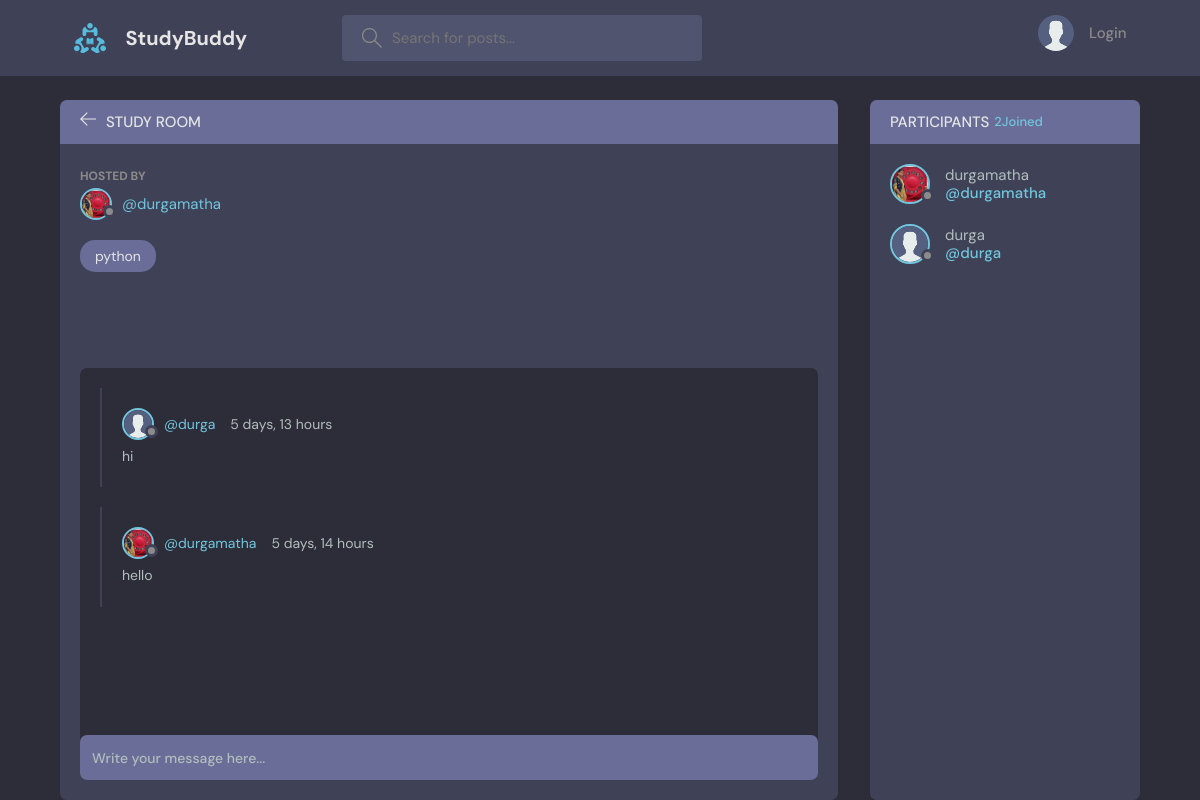
The page /room/1/ on the database its author committed.
### base/models.py (models this page shows, shortened)
class Room(models.Model):
    host=models.ForeignKey(User,on_delete=models.SET_NULL,null=True)
    topic=models.ForeignKey(Topic ,on_delete=models.SET_NULL,null=True)
    name= models.CharField(max_length=100)
    descritption =models.TextField(null=True,blank=True)
    participants =models.ManyToManyField(User,related_name='participants',blank=True)
    updated= models.DateTimeField(auto_now=True)
    created= models.DateTimeField(auto_now_add=True)
    class Meta:
      ordering=['-updated','-created']

class User(AbstractUser):
    name=models.CharField(max_length=100,null=True)
    email =models.EmailField(unique=True)
    bio=models.TextField(null=True)
    avatar = models.ImageField(null=True,default="avatar.svg")
    USERNAME_FIELD='email'
    REQUIRED_FIELDS=[]

class Topic(models.Model):
    name=models.CharField(max_length=100)
    def __str__(self):
        return self.name

class Message(models.Model):
     user = models.ForeignKey(User ,on_delete=models.CASCADE)
     room=models.ForeignKey(Room ,on_delete=models.CASCADE)
     body=models.TextField()
     updated= models.DateTimeField(auto_now=True)
     created= models.DateTimeField(auto_now_add=True)
     class Meta:
      ordering=['-updated','-created']

### base/views.py (the view, shortened to what this page needs)
# urls.py: path('room/<str:pk>/',views.room ,name="room"),
def room(request,pk):
    room=Room.objects.get(id=pk)
    room_messages =room.message_set.all().order_by('-created')
    partcipants=room.participants.all()
    context1={'rooms':room,'room_messages':room_messages,'partcipants':partcipants}
    return render(request,"base/room.html",context1)

### base/templates/base/room.html (shortened to what this page needs)
{% extends 'main.html' %}
{% block content %}
    <main class="profile-page layout layout--2">
      <div class="container">
        <div class="room">
          <div class="room__top">
            <div class="room__topLeft">
              <a href="{% url 'home' %}">
                <svg version="1.1" xmlns="http://www.w3.org/2000/svg" width="32" height="32" viewBox="0 0 32 32">
                  <title>arrow-left</title>
                  <path
                    d="M13.723 2.286l-13.723 13.714 13.719 13.714 1.616-1.611-10.96-10.96h27.625v-2.286h-27.625l10.965-10.965-1.616-1.607z"
                  ></path>
                </svg>
              </a>
              <h3>Study Room</h3>
            </div>
          </div>
          <div class="room__box scroll">
            <div class="room__header scroll">
              <div class="room__hosted">
                <p>Hosted By</p>
                <a href="{% url 'user-profile' rooms.host.id %}" class="room__author">
                  <div class="avatar avatar--small">
                    <img src="{{rooms.host.avatar.url}}" />
                  </div>
                  <span>@{{rooms.host.username}}</span>
                </a>
              </div>
              <span class="room__topics">{{rooms.topic}}</span>
            </div>
            <div class="room__conversation">
              <div class="threads scroll">
                {% for message in room_messages %}
                <div class="thread">
                  <div class="thread__top">
                    <div class="thread__author">
                      <a href="{% url 'user-profile' message.user.id %}" class="thread__authorInfo">
                        <div class="avatar avatar--small">
                          <img src="{{message.user.avatar.url}}" />
                        </div>
                        <span>@{{message.user.username}}</span>
                      </a>
                      <span class="thread__date">{{message.created|timesince}}</span>
                    </div>
                  </div>
                  <div class="thread__details">
                    {{message.body}}
                  </div>
                </div>
                {% endfor %}
              </div>
            </div>
          </div>
          <div class="room__message">
            <form action="" method="POST">
              <input name="body" placeholder="Write your message here..." /></form>
          </div>
        </div>
        <div class="participants">
          <h3 class="participants__top">Participants <span>{{partcipants.count}}Joined</span></h3>
          <div class="participants__list scroll">
            {% for user in partcipants %}
            <a href="{% url 'user-profile' user.id %}" class="participant">
              <div class="avatar avatar--medium">
                <img src="{{user.avatar.url}}" />
              </div>
              <p>
                {{user.username}}
                <span>@{{user.username}}</span>
              </p>
            </a>
            {% endfor %}
          </div>
        </div>
      </div>
    </main>
{% endblock %}

### rows shown on the page
Room: host.avatar (picture), host.username "durgamatha", topic "python"
Message: user.avatar (placeholder picture), user.username "durga", created "5 days, 13 hours", body "hi"
Message: user.avatar (picture), user.username "durgamatha", created "5 days, 14 hours", body "hello"
User: avatar (picture), username "durgamatha"
User: avatar (placeholder picture), username "durga"

### other values the page prints
{{ partcipants.count }} "2"
